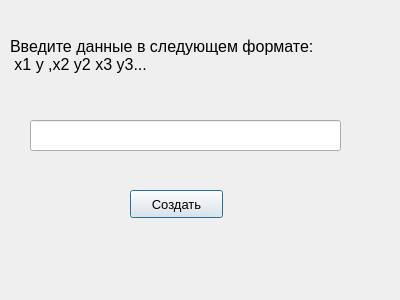
<?xml version="1.0" encoding="UTF-8"?>
<ui version="4.0">
 <class>Dialog</class>
 <widget class="QDialog" name="Dialog">
  <property name="geometry">
   <rect>
    <x>0</x>
    <y>0</y>
    <width>400</width>
    <height>300</height>
   </rect>
  </property>
  <property name="windowTitle">
   <string>Dialog</string>
  </property>
  <widget class="QLabel" name="label">
   <property name="geometry">
    <rect>
     <x>10</x>
     <y>10</y>
     <width>381</width>
     <height>91</height>
    </rect>
   </property>
   <property name="font">
    <font>
     <pointsize>12</pointsize>
    </font>
   </property>
   <property name="text">
    <string>Введите данные в следующем формате:
 x1 y ,x2 y2 x3 y3...</string>
   </property>
  </widget>
  <widget class="QLineEdit" name="gf2">
   <property name="geometry">
    <rect>
     <x>30</x>
     <y>120</y>
     <width>311</width>
     <height>31</height>
    </rect>
   </property>
  </widget>
  <widget class="QPushButton" name="pushButton">
   <property name="geometry">
    <rect>
     <x>130</x>
     <y>190</y>
     <width>93</width>
     <height>28</height>
    </rect>
   </property>
   <property name="font">
    <font>
     <pointsize>10</pointsize>
    </font>
   </property>
   <property name="text">
    <string>Создать</string>
   </property>
  </widget>
 </widget>
 <resources/>
 <connections/>
</ui>
